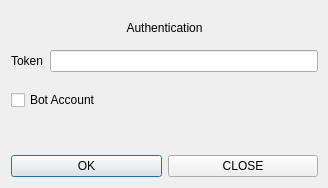
<?xml version="1.0" encoding="UTF-8"?>
<ui version="4.0">
 <class>AuthDialog</class>
 <widget class="QDialog" name="AuthDialog">
  <property name="geometry">
   <rect>
    <x>0</x>
    <y>0</y>
    <width>328</width>
    <height>188</height>
   </rect>
  </property>
  <property name="windowTitle">
   <string>Dialog</string>
  </property>
  <widget class="QWidget" name="verticalLayoutWidget">
   <property name="geometry">
    <rect>
     <x>-1</x>
     <y>-1</y>
     <width>331</width>
     <height>190</height>
    </rect>
   </property>
   <layout class="QVBoxLayout" name="verticalLayout">
    <property name="margin">
     <number>12</number>
    </property>
    <item>
     <widget class="QLabel" name="label">
      <property name="text">
       <string>Authentication</string>
      </property>
      <property name="alignment">
       <set>Qt::AlignCenter</set>
      </property>
     </widget>
    </item>
    <item>
     <layout class="QFormLayout" name="formLayout">
      <property name="fieldGrowthPolicy">
       <enum>QFormLayout::AllNonFixedFieldsGrow</enum>
      </property>
      <item row="0" column="0">
       <widget class="QLabel" name="label_4">
        <property name="text">
         <string>Token</string>
        </property>
       </widget>
      </item>
      <item row="0" column="1">
       <widget class="QLineEdit" name="tokenEdit"/>
      </item>
     </layout>
    </item>
    <item>
     <widget class="QCheckBox" name="botCheck">
      <property name="text">
       <string>Bot Account</string>
      </property>
     </widget>
    </item>
    <item>
     <widget class="QLabel" name="errorLabel">
      <property name="text">
       <string/>
      </property>
      <property name="alignment">
       <set>Qt::AlignCenter</set>
      </property>
     </widget>
    </item>
    <item>
     <layout class="QHBoxLayout" name="horizontalLayout_2">
      <item>
       <widget class="QPushButton" name="acceptButton">
        <property name="text">
         <string>OK</string>
        </property>
       </widget>
      </item>
      <item>
       <widget class="QPushButton" name="closeButton">
        <property name="text">
         <string>CLOSE</string>
        </property>
       </widget>
      </item>
     </layout>
    </item>
   </layout>
  </widget>
 </widget>
 <resources/>
 <connections/>
</ui>
